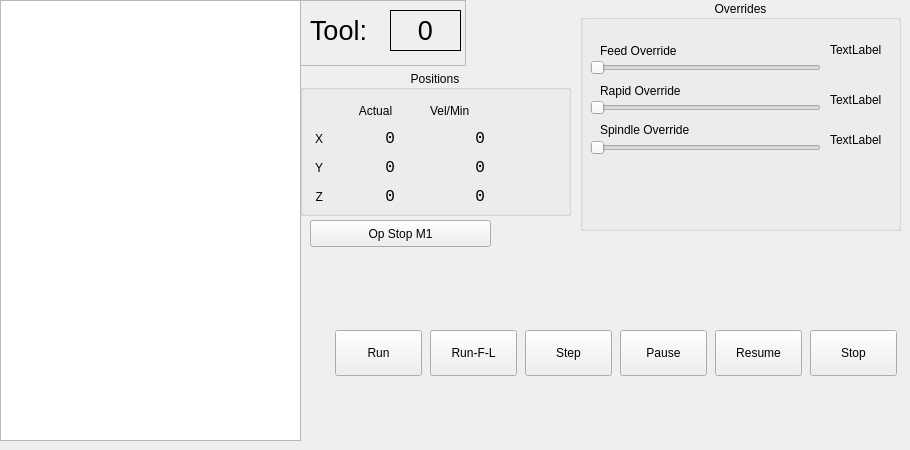
      <widget class="QWidget" name="tab">
       <attribute name="title">
        <string>Gcode</string>
       </attribute>
       <widget class="QGroupBox" name="groupBox_4">
        <property name="geometry">
         <rect>
          <x>580</x>
          <y>0</y>
          <width>321</width>
          <height>231</height>
         </rect>
        </property>
        <property name="title">
         <string>Overrides</string>
        </property>
        <property name="alignment">
         <set>Qt::AlignCenter</set>
        </property>
        <widget class="QLabel" name="feed_override_lb">
         <property name="geometry">
          <rect>
           <x>250</x>
           <y>40</y>
           <width>51</width>
           <height>20</height>
          </rect>
         </property>
         <property name="text">
          <string>TextLabel</string>
         </property>
        </widget>
        <widget class="QLabel" name="label_17">
         <property name="geometry">
          <rect>
           <x>20</x>
           <y>80</y>
           <width>191</width>
           <height>21</height>
          </rect>
         </property>
         <property name="text">
          <string>Rapid Override</string>
         </property>
        </widget>
        <widget class="QLabel" name="spindle_override_0_lb">
         <property name="geometry">
          <rect>
           <x>250</x>
           <y>130</y>
           <width>51</width>
           <height>19</height>
          </rect>
         </property>
         <property name="text">
          <string>TextLabel</string>
         </property>
        </widget>
        <widget class="QSlider" name="spindle_override_sl">
         <property name="geometry">
          <rect>
           <x>10</x>
           <y>140</y>
           <width>231</width>
           <height>16</height>
          </rect>
         </property>
         <property name="orientation">
          <enum>Qt::Horizontal</enum>
         </property>
        </widget>
        <widget class="QLabel" name="label_13">
         <property name="geometry">
          <rect>
           <x>20</x>
           <y>40</y>
           <width>181</width>
           <height>21</height>
          </rect>
         </property>
         <property name="text">
          <string>Feed Override</string>
         </property>
        </widget>
        <widget class="QSlider" name="feed_override_sl">
         <property name="geometry">
          <rect>
           <x>10</x>
           <y>60</y>
           <width>231</width>
           <height>16</height>
          </rect>
         </property>
         <property name="orientation">
          <enum>Qt::Horizontal</enum>
         </property>
         <property name="tickPosition">
          <enum>QSlider::NoTicks</enum>
         </property>
         <property name="tickInterval">
          <number>0</number>
         </property>
        </widget>
        <widget class="QLabel" name="rapid_override_lb">
         <property name="geometry">
          <rect>
           <x>250</x>
           <y>90</y>
           <width>51</width>
           <height>19</height>
          </rect>
         </property>
         <property name="text">
          <string>TextLabel</string>
         </property>
        </widget>
        <widget class="QSlider" name="rapid_override_sl">
         <property name="geometry">
          <rect>
           <x>10</x>
           <y>100</y>
           <width>231</width>
           <height>16</height>
          </rect>
         </property>
         <property name="orientation">
          <enum>Qt::Horizontal</enum>
         </property>
        </widget>
        <widget class="QLabel" name="label_18">
         <property name="geometry">
          <rect>
           <x>20</x>
           <y>120</y>
           <width>221</width>
           <height>20</height>
          </rect>
         </property>
         <property name="text">
          <string>Spindle Override</string>
         </property>
        </widget>
        <widget class="QPushButton" name="pushButton_6">
         <property name="geometry">
          <rect>
           <x>20</x>
           <y>370</y>
           <width>96</width>
           <height>21</height>
          </rect>
         </property>
         <property name="text">
          <string>G0 X0 Y0 Z0</string>
         </property>
         <property name="function" stdset="0">
          <string>mdi</string>
         </property>
         <property name="command" stdset="0">
          <string>G0 X0 Y0 Z0</string>
         </property>
        </widget>
        <widget class="QPushButton" name="pushButton_7">
         <property name="geometry">
          <rect>
           <x>125</x>
           <y>370</y>
           <width>96</width>
           <height>21</height>
          </rect>
         </property>
         <property name="text">
          <string>G0 X0 Y0</string>
         </property>
         <property name="function" stdset="0">
          <string>mdi</string>
         </property>
         <property name="command" stdset="0">
          <string>G0 X0 Y0</string>
         </property>
        </widget>
       </widget>
       <widget class="QPlainTextEdit" name="gcode_pte">
        <property name="geometry">
         <rect>
          <x>0</x>
          <y>0</y>
          <width>301</width>
          <height>441</height>
         </rect>
        </property>
        <property name="font">
         <font>
          <family>Latin Modern Mono</family>
          <pointsize>12</pointsize>
          <bold>true</bold>
         </font>
        </property>
       </widget>
       <widget class="QGroupBox" name="groupBox_15">
        <property name="geometry">
         <rect>
          <x>300</x>
          <y>70</y>
          <width>271</width>
          <height>146</height>
         </rect>
        </property>
        <property name="title">
         <string>Positions</string>
        </property>
        <property name="alignment">
         <set>Qt::AlignCenter</set>
        </property>
        <widget class="QLabel" name="label_42">
         <property name="geometry">
          <rect>
           <x>7</x>
           <y>57</y>
           <width>16</width>
           <height>23</height>
          </rect>
         </property>
         <property name="text">
          <string>X</string>
         </property>
         <property name="alignment">
          <set>Qt::AlignRight|Qt::AlignTrailing|Qt::AlignVCenter</set>
         </property>
        </widget>
        <widget class="QLabel" name="label_47">
         <property name="geometry">
          <rect>
           <x>7</x>
           <y>86</y>
           <width>16</width>
           <height>23</height>
          </rect>
         </property>
         <property name="text">
          <string>Y</string>
         </property>
         <property name="alignment">
          <set>Qt::AlignRight|Qt::AlignTrailing|Qt::AlignVCenter</set>
         </property>
        </widget>
        <widget class="QLabel" name="joint_vel_min_0_lb">
         <property name="geometry">
          <rect>
           <x>125</x>
           <y>57</y>
           <width>60</width>
           <height>23</height>
          </rect>
         </property>
         <property name="minimumSize">
          <size>
           <width>60</width>
           <height>0</height>
          </size>
         </property>
         <property name="font">
          <font>
           <family>Monospace</family>
           <pointsize>12</pointsize>
          </font>
         </property>
         <property name="text">
          <string>0</string>
         </property>
         <property name="alignment">
          <set>Qt::AlignRight|Qt::AlignTrailing|Qt::AlignVCenter</set>
         </property>
         <property name="precision" stdset="0">
          <string>2</string>
         </property>
        </widget>
        <widget class="QLabel" name="label_56">
         <property name="geometry">
          <rect>
           <x>130</x>
           <y>30</y>
           <width>101</width>
           <height>21</height>
          </rect>
         </property>
         <property name="text">
          <string>Vel/Min</string>
         </property>
        </widget>
        <widget class="QLabel" name="label_57">
         <property name="geometry">
          <rect>
           <x>35</x>
           <y>30</y>
           <width>81</width>
           <height>21</height>
          </rect>
         </property>
         <property name="minimumSize">
          <size>
           <width>0</width>
           <height>0</height>
          </size>
         </property>
         <property name="text">
          <string>Actual</string>
         </property>
         <property name="alignment">
          <set>Qt::AlignCenter</set>
         </property>
        </widget>
        <widget class="QLabel" name="joint_vel_min_2_lb">
         <property name="geometry">
          <rect>
           <x>125</x>
           <y>115</y>
           <width>60</width>
           <height>23</height>
          </rect>
         </property>
         <property name="minimumSize">
          <size>
           <width>60</width>
           <height>0</height>
          </size>
         </property>
         <property name="font">
          <font>
           <family>Monospace</family>
           <pointsize>12</pointsize>
          </font>
         </property>
         <property name="text">
          <string>0</string>
         </property>
         <property name="alignment">
          <set>Qt::AlignRight|Qt::AlignTrailing|Qt::AlignVCenter</set>
         </property>
         <property name="precision" stdset="0">
          <string>2</string>
         </property>
        </widget>
        <widget class="QLabel" name="label_60">
         <property name="geometry">
          <rect>
           <x>7</x>
           <y>115</y>
           <width>16</width>
           <height>23</height>
          </rect>
         </property>
         <property name="text">
          <string>Z</string>
         </property>
         <property name="alignment">
          <set>Qt::AlignRight|Qt::AlignTrailing|Qt::AlignVCenter</set>
         </property>
        </widget>
        <widget class="QLabel" name="joint_vel_min_1_lb">
         <property name="geometry">
          <rect>
           <x>125</x>
           <y>86</y>
           <width>60</width>
           <height>23</height>
          </rect>
         </property>
         <property name="minimumSize">
          <size>
           <width>60</width>
           <height>0</height>
          </size>
         </property>
         <property name="font">
          <font>
           <family>Monospace</family>
           <pointsize>12</pointsize>
          </font>
         </property>
         <property name="text">
          <string>0</string>
         </property>
         <property name="alignment">
          <set>Qt::AlignRight|Qt::AlignTrailing|Qt::AlignVCenter</set>
         </property>
         <property name="precision" stdset="0">
          <string>2</string>
         </property>
        </widget>
        <widget class="QLabel" name="actual_lb_x">
         <property name="geometry">
          <rect>
           <x>35</x>
           <y>57</y>
           <width>60</width>
           <height>23</height>
          </rect>
         </property>
         <property name="minimumSize">
          <size>
           <width>60</width>
           <height>0</height>
          </size>
         </property>
         <property name="font">
          <font>
           <family>Monospace</family>
           <pointsize>12</pointsize>
          </font>
         </property>
         <property name="text">
          <string>0</string>
         </property>
         <property name="alignment">
          <set>Qt::AlignRight|Qt::AlignTrailing|Qt::AlignVCenter</set>
         </property>
        </widget>
        <widget class="QLabel" name="actual_lb_y">
         <property name="geometry">
          <rect>
           <x>35</x>
           <y>86</y>
           <width>60</width>
           <height>23</height>
          </rect>
         </property>
         <property name="minimumSize">
          <size>
           <width>60</width>
           <height>0</height>
          </size>
         </property>
         <property name="font">
          <font>
           <family>Monospace</family>
           <pointsize>12</pointsize>
          </font>
         </property>
         <property name="text">
          <string>0</string>
         </property>
         <property name="alignment">
          <set>Qt::AlignRight|Qt::AlignTrailing|Qt::AlignVCenter</set>
         </property>
        </widget>
        <widget class="QLabel" name="actual_lb_z">
         <property name="geometry">
          <rect>
           <x>35</x>
           <y>115</y>
           <width>60</width>
           <height>23</height>
          </rect>
         </property>
         <property name="minimumSize">
          <size>
           <width>60</width>
           <height>0</height>
          </size>
         </property>
         <property name="font">
          <font>
           <family>Monospace</family>
           <pointsize>12</pointsize>
          </font>
         </property>
         <property name="text">
          <string>0</string>
         </property>
         <property name="alignment">
          <set>Qt::AlignRight|Qt::AlignTrailing|Qt::AlignVCenter</set>
         </property>
        </widget>
       </widget>
       <widget class="QPushButton" name="run_pb">
        <property name="geometry">
         <rect>
          <x>335</x>
          <y>330</y>
          <width>87</width>
          <height>46</height>
         </rect>
        </property>
        <property name="text">
         <string>Run</string>
        </property>
       </widget>
       <widget class="QPushButton" name="run_from_line_pb">
        <property name="geometry">
         <rect>
          <x>430</x>
          <y>330</y>
          <width>87</width>
          <height>46</height>
         </rect>
        </property>
        <property name="text">
         <string>Run-F-L</string>
        </property>
       </widget>
       <widget class="QPushButton" name="step_pb">
        <property name="geometry">
         <rect>
          <x>525</x>
          <y>330</y>
          <width>87</width>
          <height>46</height>
         </rect>
        </property>
        <property name="text">
         <string>Step</string>
        </property>
       </widget>
       <widget class="QPushButton" name="pause_pb">
        <property name="geometry">
         <rect>
          <x>620</x>
          <y>330</y>
          <width>87</width>
          <height>46</height>
         </rect>
        </property>
        <property name="text">
         <string>Pause</string>
        </property>
       </widget>
       <widget class="QPushButton" name="resume_pb">
        <property name="geometry">
         <rect>
          <x>715</x>
          <y>330</y>
          <width>87</width>
          <height>46</height>
         </rect>
        </property>
        <property name="text">
         <string>Resume</string>
        </property>
       </widget>
       <widget class="QPushButton" name="stop_pb">
        <property name="geometry">
         <rect>
          <x>810</x>
          <y>330</y>
          <width>87</width>
          <height>46</height>
         </rect>
        </property>
        <property name="text">
         <string>Stop</string>
        </property>
       </widget>
       <widget class="QPushButton" name="optional_stop_pb">
        <property name="geometry">
         <rect>
          <x>310</x>
          <y>220</y>
          <width>181</width>
          <height>27</height>
         </rect>
        </property>
        <property name="text">
         <string>Op Stop M1</string>
        </property>
        <property name="checkable">
         <bool>true</bool>
        </property>
       </widget>
       <widget class="QFrame" name="frame_2">
        <property name="geometry">
         <rect>
          <x>300</x>
          <y>0</y>
          <width>166</width>
          <height>66</height>
         </rect>
        </property>
        <property name="frameShape">
         <enum>QFrame::StyledPanel</enum>
        </property>
        <property name="frameShadow">
         <enum>QFrame::Raised</enum>
        </property>
        <widget class="QLabel" name="label_31">
         <property name="geometry">
          <rect>
           <x>10</x>
           <y>10</y>
           <width>76</width>
           <height>41</height>
          </rect>
         </property>
         <property name="font">
          <font>
           <pointsize>20</pointsize>
          </font>
         </property>
         <property name="text">
          <string>Tool:</string>
         </property>
        </widget>
        <widget class="QLabel" name="tool_in_spindle_lb">
         <property name="geometry">
          <rect>
           <x>90</x>
           <y>10</y>
           <width>71</width>
           <height>41</height>
          </rect>
         </property>
         <property name="font">
          <font>
           <pointsize>20</pointsize>
          </font>
         </property>
         <property name="frameShape">
          <enum>QFrame::Box</enum>
         </property>
         <property name="text">
          <string>0</string>
         </property>
         <property name="alignment">
          <set>Qt::AlignCenter</set>
         </property>
        </widget>
       </widget>
      </widget>
